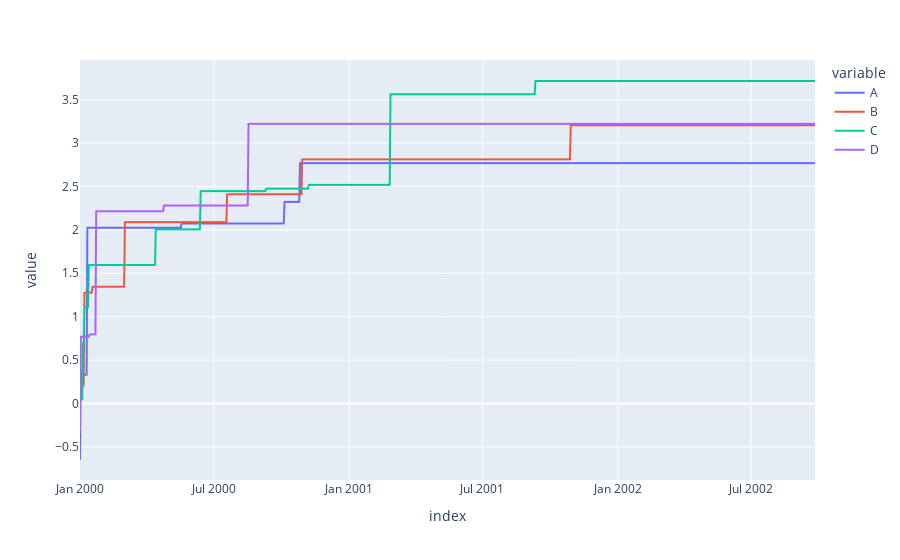

The cell this chart's notebook holds for it:
### Code cell
psdf.plot()

### Figure 1 — Plotly figure (JSON) as saved in the notebook; plotly's stock layout.template omitted (floating-point values rounded to 4 significant figures; data arrays with more than 128 entries replaced by an {"elided": "..."} marker saying what was removed)
{"data": [{"hovertemplate": "variable=A<br>index=%{x}<br>value=%{y}<extra></extra>", "legendgroup": "A", "line": {"color": "#636efa", "dash": "solid"}, "marker": {"symbol": "circle"}, "mode": "lines", "name": "A", "showlegend": true, "type": "scattergl", "x": {"elided": "1000 str values"}, "xaxis": "x", "y": {"elided": "1000 float values"}, "yaxis": "y"}, {"hovertemplate": "variable=B<br>index=%{x}<br>value=%{y}<extra></extra>", "legendgroup": "B", "line": {"color": "#EF553B", "dash": "solid"}, "marker": {"symbol": "circle"}, "mode": "lines", "name": "B", "showlegend": true, "type": "scattergl", "x": {"elided": "1000 str values"}, "xaxis": "x", "y": {"elided": "1000 float values"}, "yaxis": "y"}, {"hovertemplate": "variable=C<br>index=%{x}<br>value=%{y}<extra></extra>", "legendgroup": "C", "line": {"color": "#00cc96", "dash": "solid"}, "marker": {"symbol": "circle"}, "mode": "lines", "name": "C", "showlegend": true, "type": "scattergl", "x": {"elided": "1000 str values"}, "xaxis": "x", "y": {"elided": "1000 float values"}, "yaxis": "y"}, {"hovertemplate": "variable=D<br>index=%{x}<br>value=%{y}<extra></extra>", "legendgroup": "D", "line": {"color": "#ab63fa", "dash": "solid"}, "marker": {"symbol": "circle"}, "mode": "lines", "name": "D", "showlegend": true, "type": "scattergl", "x": {"elided": "1000 str values"}, "xaxis": "x", "y": {"elided": "1000 float values"}, "yaxis": "y"}], "layout": {"legend": {"title": {"text": "variable"}, "tracegroupgap": 0}, "margin": {"t": 60}, "xaxis": {"anchor": "y", "domain": [0, 1], "title": {"text": "index"}}, "yaxis": {"anchor": "x", "domain": [0, 1], "title": {"text": "value"}}}}
